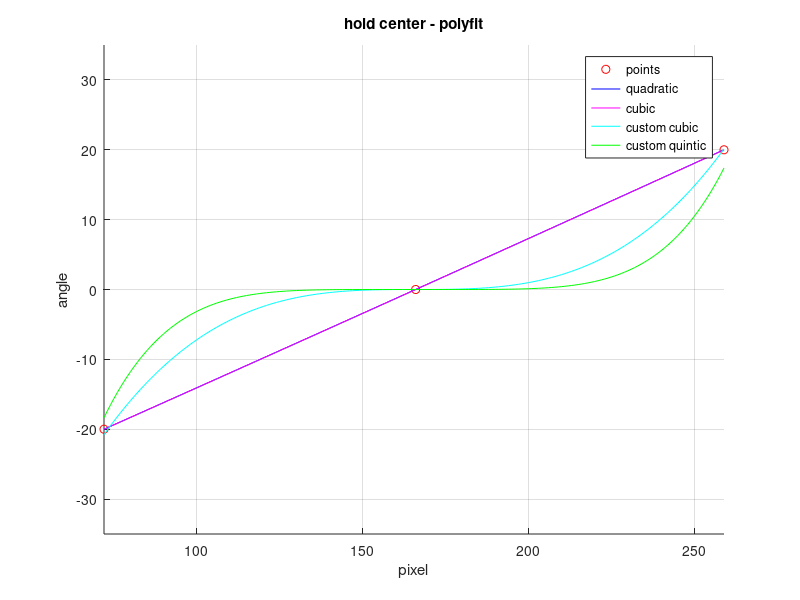
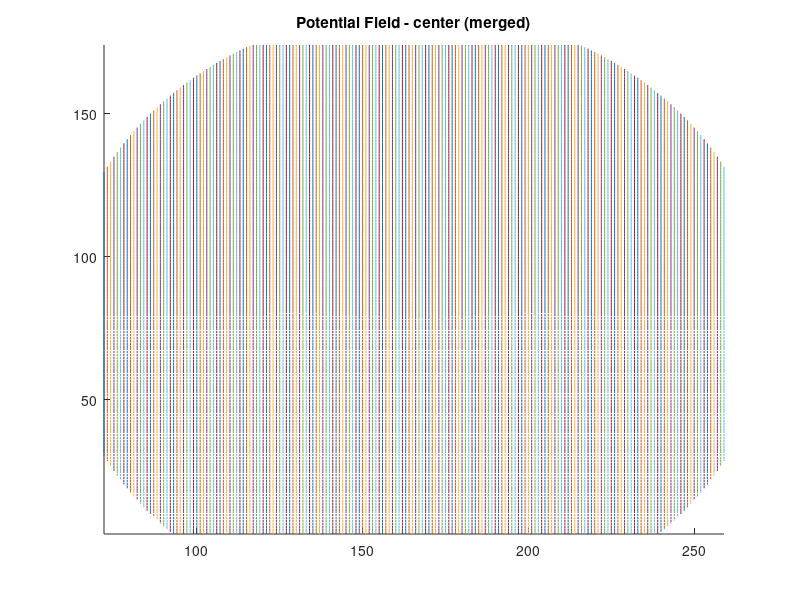
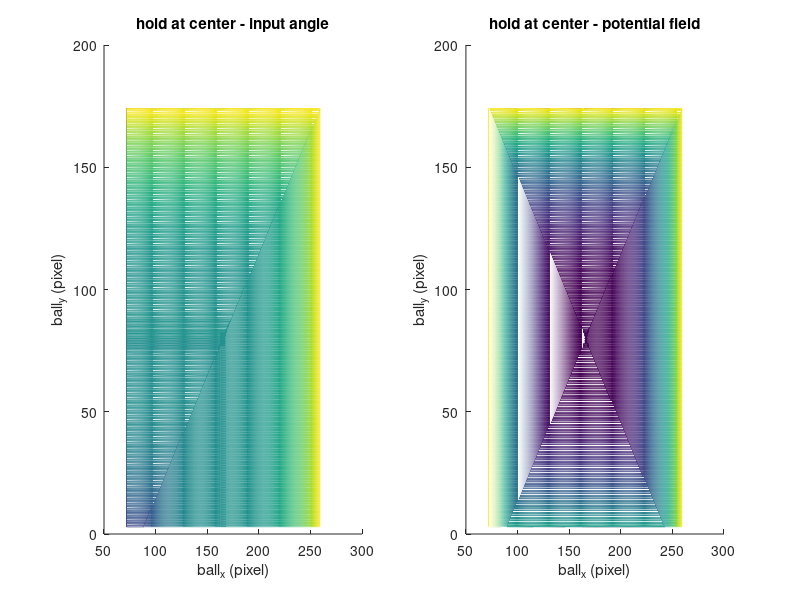
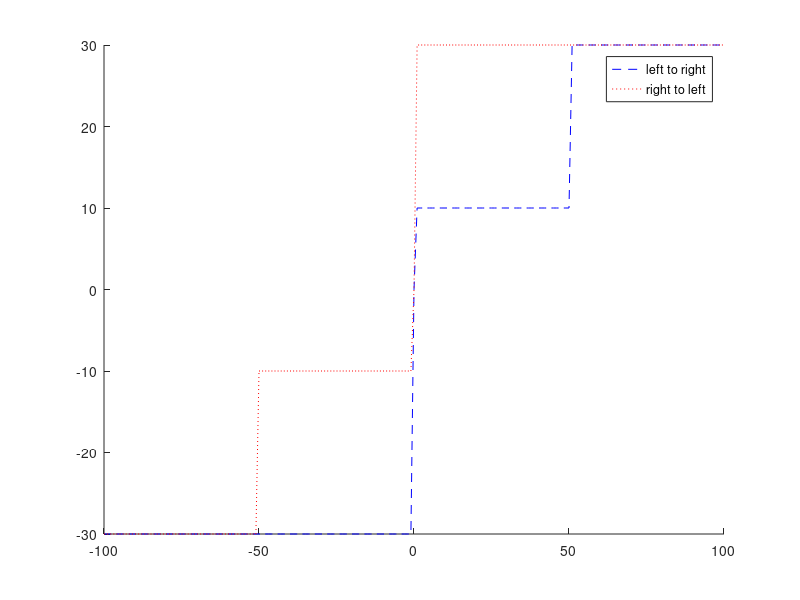

These figures' MATLAB source, in order:
clc
clear all
close all

x_limit = [72, 166, 259];
y_limit = [3, 80, 174];

%%
figure
hold on

x = x_limit;
y = [-20, 0, 20];

scatter(x, y, 'r')

xx = x_limit(1):1:x_limit(3);
P2 = polyfit(x, y, 2);
P3 = polyfit(x, y, 3);
plot(xx, polyval(P2, xx), 'b')
plot(xx, polyval(P3, xx), 'm')

yy = (2.5*10^-5)*(xx - x_limit(2)).^3;
plot(xx, yy, 'c')

yy = (2.5*10^-9)*(xx - x_limit(2)).^5;
plot(xx, yy, 'g')

grid on
legend('points', 'quadratic', 'cubic', 'custom cubic', 'custom quintic')
xlim([xx(1), xx(end)])
ylim([-35, 35])
xlabel('pixel')
ylabel('angle')
title('hold center - polyfit')
hold off

%%
figure
hold on
x = 72:1:259; 
y = 3:1:174;

[xx, yy] = meshgrid(x, y);
zz = (2.5*10^-5)*sqrt((xx-166).^2 + (yy-80).^2).^3;
plot3(xx, yy, zz)
[px, py] = gradient(zz, 20, 20);

xlim([x(1), x(end)])
ylim([y(1), y(end)])
zlim([0, 30])
title('Potential Field - center (merged)')
hold off

%%
figure
subplot(1, 2, 1)
hold on

x = [x_limit(1):1:x_limit(3)];
y = [y_limit(1):1:y_limit(3)];
[xx, yy] = meshgrid(x, y);
zz1 = ((2.5*10^-5)*(xx-x_limit(2)).^3);
zz2 = ((2.5*10^-5)*(yy-y_limit(2)).^3);
mesh(xx, yy, zz1);
mesh(xx, yy, zz2);
xlabel('ball_x (pixel)')
ylabel('ball_y (pixel)')
zlabel('roll/pitch angle (degrees)')
title('hold at center - input angle')
hold off
subplot(1, 2, 2)
hold on
zz1 = abs((2.5*10^-5)*(xx-x_limit(2)).^3);
zz2 = abs((2.5*10^-5)*(yy-y_limit(2)).^3);
mesh(xx, yy, zz1);
mesh(xx, yy, zz2);
xlabel('ball_x (pixel)')
ylabel('ball_y (pixel)')
zlabel('roll/pitch angle (degrees)')
title('hold at center - potential field')
hold off

close all
%%
figure
hold on
xx = -100:100;
yy1 = [-30*ones(1, 100), 0, 10*ones(1, 50), 30*ones(1, 50)];
yy2 = -flip(yy1);
plot(xx, yy1, 'b--')
plot(xx, yy2, 'r:')
legend('left to right', 'right to left')
hold off
% subplot(1, 2, 2)
% hold on
% yy1 = [-30*ones(1, 80), polyval(polyfit([80, 100], [-30, 0], 2), 81:100), 0, 10*ones(1, 50), 30*ones(1, 50)];
% yy2 = -flip(yy1);
% plot(xx, yy1, 'b--')
% plot(xx, yy2, 'r:')
% legend('left to right smooth', 'right to left smooth')
% hold off

% %%
% figure
% hold on
% theta = linspace(0, 2*pi, 20);
% for r = linspace(0, 10, 20)
%     plot3(cos(theta)*r, sin(theta)*r, r^3*ones(1, size(theta, 2)))
% end
% 
% r = 5;
% x = cos(theta)*r;
% y = sin(theta)*r;
% z = r^3*ones(1, size(theta, 2));
% point = plot3(x(1), y(1), z(1), 'o', 'MarkerFaceColor', 'red');
% 
% % input('start')
% for i = 2:length(x)
%    point.XData = x(i);
%    point.YData = y(i);
%    point.ZData = z(i);
%    drawnow
%    pause on
%    pause(.1)
% end
% 
% % hold off